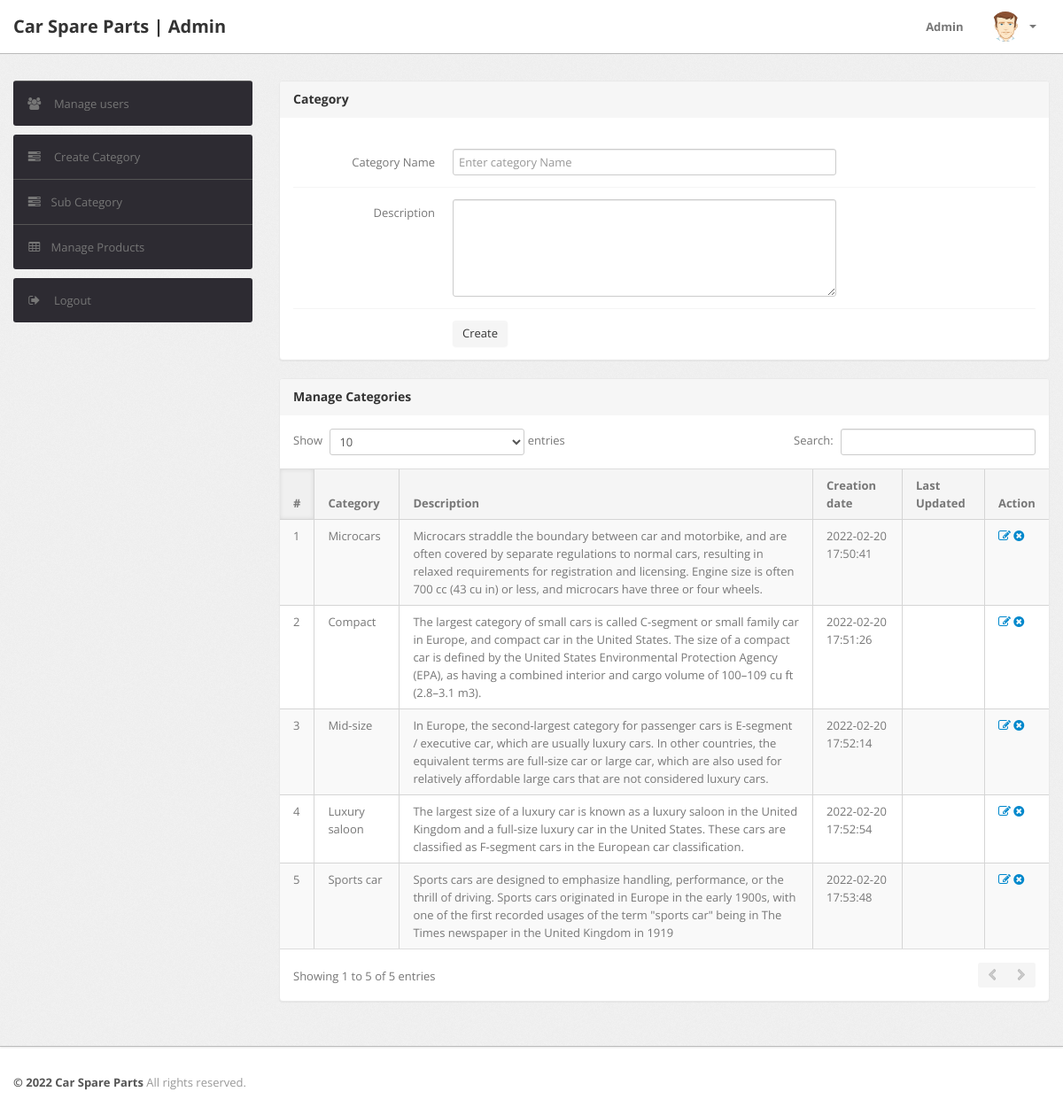
The app's page /admin/category.php (signed in) with its own data.
### tables this page shows
CREATE TABLE `category` (
  `id` int(11) NOT NULL,
  `categoryName` varchar(255) DEFAULT NULL,
  `categoryDescription` longtext,
  `creationDate` timestamp NOT NULL DEFAULT CURRENT_TIMESTAMP,
  `updationDate` varchar(255) DEFAULT NULL
);

### admin/category.php (the view, shortened to what this page needs)
<?php
include '../includes/config.php';
if (strlen($_SESSION['alogin']) == 0) {
    header('location:index.php');
} else {
    ?>
<!DOCTYPE html>
<html lang="en">
<head>
    <?php include 'include/header-files.php';?>
</head>
<body>
    <?php include 'include/header.php';?>
    <div class="wrapper">
        <div class="container">
            <div class="row">
                <?php include 'include/sidebar.php';?>
                <div class="span9">
                    <div class="content">
                        <div class="module">
                            <div class="module-head">
                                <h3>Category</h3>
                            </div>
                            <div class="module-body">
                                <br />
                                <form class="form-horizontal row-fluid" name="Category" method="post">
                                    <div class="control-group">
                                        <label class="control-label" for="basicinput">Category Name</label>
                                        <div class="controls">
                                            <input type="text" placeholder="Enter category Name" name="category"
                                                class="span8 tip" required>
                                        </div>
                                    </div>
                                    <div class="control-group">
                                        <label class="control-label" for="basicinput">Description</label>
                                        <div class="controls">
                                            <textarea class="span8" name="description" rows="5"></textarea>
                                        </div>
                                    </div>
                                    <div class="control-group">
                                        <div class="controls">
                                            <button type="submit" name="submit" class="btn">Create</button>
                                        </div>
                                    </div>
                                </form>
                            </div>
                        </div>
                        <div class="module">
                            <div class="module-head">
                                <h3>Manage Categories</h3>
                            </div>
                            <div class="module-body table">
                                <table cellpadding="0" cellspacing="0" border="0"
                                    class="datatable-1 table table-bordered table-striped	 display" width="100%">
                                    <thead>
                                        <tr>
                                            <th>#</th>
                                            <th>Category</th>
                                            <th>Description</th>
                                            <th>Creation date</th>
                                            <th>Last Updated</th>
                                            <th>Action</th>
                                        </tr>
                                    </thead>
                                    <tbody>
                                        <?php $query = mysqli_query($con, "select * from category");
    $cnt = 1;
    while ($row = mysqli_fetch_array($query)) {
        ?>
                                        <tr>
                                            <td><?php echo htmlentities($cnt); ?></td>
                                            <td><?php echo htmlentities($row['categoryName']); ?></td>
                                            <td><?php echo htmlentities($row['categoryDescription']); ?></td>
                                            <td> <?php echo htmlentities($row['creationDate']); ?></td>
                                            <td><?php echo htmlentities($row['updationDate']); ?></td>
                                            <td>
                                                <a href="edit-category.php?id=<?php echo $row['id'] ?>"><i
                                                        class="icon-edit"></i></a>
                                                <a href="category.php?id=<?php echo $row['id'] ?>&del=delete"
                                                    onClick="return confirm('Are you sure you want to delete?')"><i
                                                        class="icon-remove-sign"></i></a>
                                            </td>
                                        </tr>
                                        <?php $cnt = $cnt + 1;}?>
                                </table>
                            </div>
                        </div>
                    </div>
                </div>
            </div>
        </div>
    </div>
    <?php include 'include/footer.php';?>
</body>
<?php }?>

### records on screen
category: categoryName "Microcars", categoryDescription "Microcars straddle the boundary between car and motorbike, and are often covered by separate regulations to normal cars, resulting in relaxed requirements for registration and licensing. Engine size is often 700 cc (43 cu in) or less, and microcars have three or four wheels.", creationDate "2022-02-20 17:50:41"
category: categoryName "Compact", categoryDescription "The largest category of small cars is called C-segment or small family car in Europe, and compact car in the United States. The size of a compact car is defined by the United States Environmental Protection Agency (EPA), as having a combined interior and cargo volume of 100–109 cu ft (2.8–3.1 m3).", creationDate "2022-02-20 17:51:26"
category: categoryName "Mid-size", categoryDescription "In Europe, the second-largest category for passenger cars is E-segment / executive car, which are usually luxury cars. In other countries, the equivalent terms are full-size car or large car, which are also used for relatively affordable large cars that are not considered luxury cars.", creationDate "2022-02-20 17:52:14"
category: categoryName "Luxury saloon", categoryDescription "The largest size of a luxury car is known as a luxury saloon in the United Kingdom and a full-size luxury car in the United States. These cars are classified as F-segment cars in the European car classification.", creationDate "2022-02-20 17:52:54"
category: categoryName "Sports car", categoryDescription "Sports cars are designed to emphasize handling, performance, or the thrill of driving. Sports cars originated in Europe in the early 1900s, with one of the first recorded usages of the term \"sports car\" being in The Times newspaper in the United Kingdom in 1919", creationDate "2022-02-20 17:53:48"
